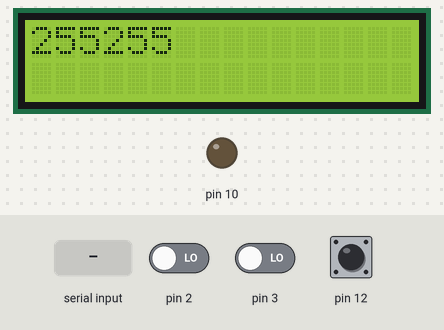
This sketch was run on a simulated Arduino Uno, built with avr-gcc and run on an emulated ATmega328P. Parts: 16×2 character LCD, output pins drawn as LEDs (lit = HIGH). The inputs (shaded band) are chosen by the test bench; at power-on: pin 3 LOW, pin 2 LOW, pin 12 HIGH. EEPROM starts erased; what the sketch prints to the serial monitor is not drawn.

Above: at 1.2 s.
1.3 s: pin 3 driven HIGH
At 2.7 s:
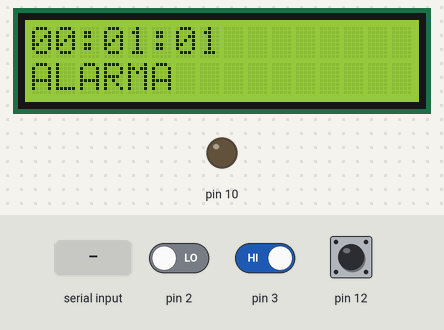
4.9 s: pin 2 driven HIGH
At 6.6 s:
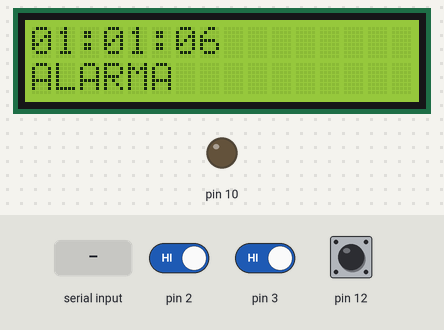
8.5 s: "90,45\n" received over Serial
12.1 s: "30,150\n" received over Serial
Timing chart, 0 to 15.1 s (numbered marks = the images above; inputs shaded):
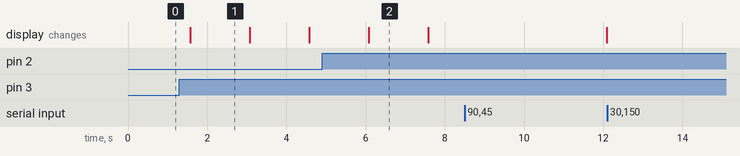

Measured:
- what the display in image 1 shows lasts 1.5 s, from 1.6 s to 3.1 s

The sketch:

PillajoKevin_AlarmaReloj_MemoriasEEPROM.ino
```cpp
/*                       UNIVERSIDAD TÉCNICA DEL NORTE
 *                              FICA / CIERCOM
 *                         SISTEMAS MICROPROCESADOS
 *  Nombre: Kevin Pillajo
 *  Fecha: 15-07-2019
 *  Deber: Realice un sistema reloj con alarma almacenada en la EEPROM.
*/

#include <LiquidCrystal.h>
#include <TimerOne.h>
#include<EEPROM.h>
#include <MsTimer2.h>
LiquidCrystal lcd(9, 8, 7, 6, 5, 4);
int i = 0;
int d = 0;
int j = 0;
int m = 0;
int h = 0;
int M = 0;
int H = 0;
int k = 0;
String dato;
void setup() {
  Serial.begin(9600);
  pinMode(10, OUTPUT);
  pinMode(12, INPUT);
  lcd.begin(16, 2);
  Timer1.initialize(1000000);
  Timer1.attachInterrupt(contador);
  MsTimer2::set(1000, talarma);
  //MsTimer2::start();
  attachInterrupt(0, ho, RISING);
  attachInterrupt(1, mi, RISING);
  m = EEPROM.read(0);
  h = EEPROM.read(1);
}
void loop() {
  minutos();
  horas();
  confalarma();
  //Serial.println(j);
  delay(500);
  segundos();
  detener();
  alarma();
  if (h > 23) {
    h = 0;
  }
  // estructura LCD
  lcd.setCursor(2, 0);
  lcd.print(':');
  lcd.setCursor(5, 0);
  lcd.print(':');
  lcd.setCursor(0, 1);
  lcd.print("ALARMA");
  lcd.setCursor(8, 0);
  lcd.print(' ');
}
void contador() {
  i++;
  if (i == 10) {
    EEPROM.write(0, m);
    EEPROM.write(1, h);
  }
  if (i > 59) {
    i = 0;
    m++;
  }
  if (m > 59) {
    m = 0;
    h++;
  }
}
void segundos() {
  if (i < 10) {
    lcd.setCursor(6, 0);
    lcd.print(0);
    lcd.setCursor(7, 0);
    lcd.print(i);
  }
  else {
    lcd.setCursor(6, 0);
    lcd.print(i);
  }
}
void minutos() {
  if (m < 10) {
    lcd.setCursor(3, 0);
    lcd.print(0);
    lcd.setCursor(4, 0);
    lcd.print(m);
  }
  else {
    lcd.setCursor(3, 0);
    lcd.print(m);
  }
}
void horas() {
  if (h < 10) {
    lcd.setCursor(0, 0);
    lcd.print(0);
    lcd.setCursor(1, 0);
    lcd.print(h);
  }
  else {
    lcd.setCursor(0, 0);
    lcd.print(h);
  }
}
void talarma() {
  j++;
}
void ho() {
  h++;
}
void mi() {
  m++;
}
void confalarma() {
  if (k == 0) {
    Serial.println("ingrese la hora para alarma");
    delay(1000);
    if (Serial.available() > 0) {
      dato = Serial.readString();
      H = dato.toInt();
      EEPROM.write(3, H);
      delay(1000);
      k = 1;
    }
  }
  if (k == 1) {
    Serial.println(' ');
    Serial.println("Ingrese minutos para alarma");
    delay(1000);
    if (Serial.available() > 0) {
      dato = Serial.readString();
      M = dato.toInt();
      EEPROM.write(4, M);
      delay(1000);
      k = 2;
    }
  }
  if (k == 2) {
    Serial.println(' ');
    Serial.println("La alarma ingresada es: ");
    Serial.print(EEPROM.read(3));
    Serial.print(':');
    Serial.print(EEPROM.read(4));
    k = 3;
  }
}
void alarma() {
  if (d == 0) {
    if (m == M && h == H && i == 0 ) {
      digitalWrite(10, HIGH);
      delay(1000);// pin 10 encendido
      MsTimer2::start();
      Serial.print("Alamra Activa");
      j = 0;
    }
    if (j == 1) {
      digitalWrite(10, LOW);
      j = 0;
      M++;
      //Estructura de la Modificacion de Alarma
      Serial.print("La nueva alarma: ");
      Serial.print(H);
      Serial.print(':');
      Serial.print(M);
      MsTimer2::stop();
    }
  }
  else {
    //Serial.print("Alarma Apagada");
    digitalWrite(10, LOW);
    d = 1;
    MsTimer2::stop();
    j = 0;
  }
}
void detener() {
  if ( digitalRead(12) == LOW)
    d = 0;
  if ( digitalRead(12) == HIGH)
    d = 1;
}
```
